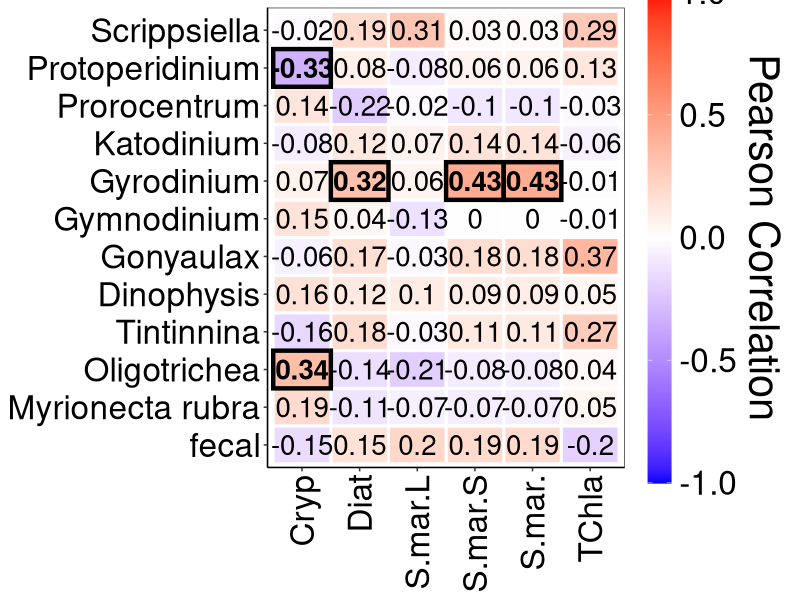
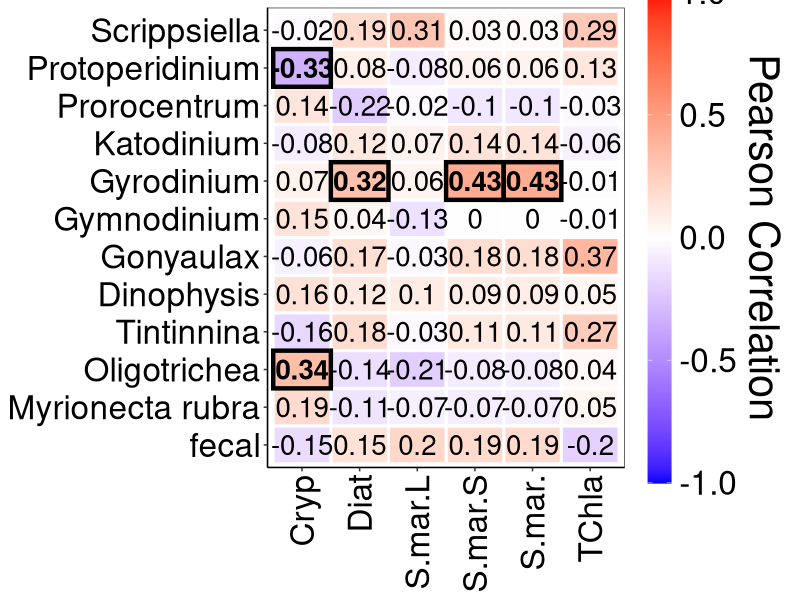

Source code (R) for these figures, in order:
## ---- chunk 1
library(tidyverse)
library(readxl)
library(here)
library(patchwork)
library(RColorBrewer)
library(ggpubr)
library(broom)
## ---- chunk 2
#Upload data from my master data standardization sheet
micro <- read_csv(here("outputs", "micro_master_2021-10-18.csv")) 

#Uploading chl data that has been converted to TChla
chl <- read_csv(here("outputs", "chl_hplc_merged.csv"))

#Uploading size separated S.marinoi counts.
sm_size <- read_csv(here("outputs", "s_mar_size.csv"))

fec <- read_csv(here("outputs", "fecal_master_2022-03-16_het.csv"))
## ---- chunk 3
#Remove QU39
micro <- micro %>% 
  filter(!site_id == "QU39")
## ---- chunk 4

#Careful here - removing original s.marinoi counts and replacing with size separated counts. Ensure that the outputs are comparable.
micro <- micro %>% 
  filter(!scientificName == "Skeletonema marinoi")

micro <- rbind(micro, sm_size)

## ---- chunk 5
#Dinoflagellate species known to feed on diatoms
#Gonyaulax (skeletonema)
#Gymnodinium (skel + chain diatoms)
#Gyrodinium (diatom chains)
#Prorocentrum(skel)
#Protoperidinium (medium to large diatoms and dinoflagellates - 30-80%)
#Scrippsiella trochoideas (Skel)
#Oligotrichea (ciliate)
#Myrionecta rubra (cryptophytes)
#Dinophysis (Cryptophytes)
#Tintinnina (Ciliate)
#Fecal

#Things to correlate against 
#TChla
#S.mar (small)
#S.mar (large)
#S.mar (total)
#diatom abundance 
#Cryptophyte abundance

#First do the summarizing and filtering for each grouping I want correlated against.
s_sum <- micro %>% 
  filter(scientificName == "Skeletonema marinoi small" | 
           scientificName == "Skeletonema marinoi small") %>% 
  group_by(date, site_id) %>% 
  summarise(exp_count = sum(species_sum)) %>% 
  ungroup() %>% 
  mutate(scientificName = "Skeletonema marinoi sum") %>% 
  relocate(scientificName, .before = exp_count)

s_small <- micro %>% 
  filter(scientificName == "Skeletonema marinoi small") %>%
  select(date, site_id, scientificName, exp_count = species_sum)

s_large <- micro %>% 
  filter(scientificName == "Skeletonema marinoi large") %>%
  select(date, site_id, scientificName, exp_count = species_sum)

d_sum <- micro %>% 
  filter(group == "Bacillariophyta") %>% 
  group_by(date, site_id) %>% 
  summarise(exp_count = sum(species_sum)) %>% 
  ungroup() %>% 
  mutate(scientificName = "Diatom sum") %>% 
  relocate(scientificName, .before = exp_count)

c_sum <- micro %>% 
  filter(group == "Cryptophyta") %>% 
  group_by(date, site_id) %>% 
  summarise(exp_count = sum(species_sum)) %>% 
  ungroup() %>% 
  mutate(scientificName = "crypto sum") %>% 
  relocate(scientificName, .before = exp_count)

chl_corr <- chl %>% 
  select(date, site_id, exp_count = chl) %>% 
  mutate(scientificName = "TChla") %>% 
  relocate(scientificName, .before = exp_count)

cor_exp <- rbind(s_sum, s_small, s_large, d_sum, c_sum, chl_corr)

cor_het <- micro %>% 
  filter(genus == "Gonyaulax" |
           genus == "Gymnodinium" |
           genus == "Gyrodinium" |
           genus == "Prorocentrum" |
           genus == "Protoperidinium" |
           genus == "Scrippsiella" |
           genus == "Dinophysis" |
           genus == "Katodinium") %>% 
  group_by(date, site_id, genus) %>% 
  summarise(het_count = sum(species_sum)) %>% 
  select(date, site_id, name = genus, het_count)



cor_het2 <- micro %>%
  filter(group == "Ciliophora") %>% 
  select(date, month_surv, site_id, name = scientificName, het_count = species_sum)

cor_het3 <- rbind(cor_het, cor_het2)
           
fec_merge <- fec %>%
  filter(!site_id == "QU39") %>% 
  mutate(name = "fecal") %>% 
  select(date, month_surv, site_id, name, het_count = fecal)

cor_het4 <- rbind(cor_het3, fec_merge)
## ---- chunk 6
data <- cor_het4 %>% 
  left_join(cor_exp)

data_nest <- data %>% 
  group_by(name, scientificName) %>%
  nest()

head(data_nest)

str(head(slice(data_nest, 1)))

cor_fun <- function(df) cor.test(df$het_count,
                                 df$exp_count,
                                 method = "pearson") %>% tidy()

data_nest <- mutate(data_nest, model = map(data, cor_fun))

corr_pr <- select(data_nest, -data) %>% unnest()

corr_pr

corr_pr <- mutate(corr_pr, sig = ifelse(p.value < 0.05, "Sig.", "Non Sig."))
## ---- chunk 7
#Order locations from fjord to shelf
het_loc <- c("fecal",
               "Myrionecta rubra",
               "Oligotrichea",
               "Tintinnina",
               "Dinophysis",
               "Gonyaulax",
               "Gymnodinium",
               "Gyrodinium",
               "Katodinium",
               "Prorocentrum",
               "Protoperidinium",
               "Scrippsiella")

#Chemtax - Specify order of phyto groups for figures
corr_pr <- arrange(mutate(corr_pr,
                         name = factor(name, levels = het_loc)))

## ---- chunk 8
ggplot()+
  geom_tile(data = corr_pr,
            aes(scientificName, name, fill = estimate),
            size = 1,
            colour = "white")+
  geom_tile(data = filter(corr_pr, sig == "Sig."),
            aes(scientificName, name),
            size = 1.5,
            colour = "black",
            fill = "transparent") +
  geom_text(data = corr_pr,
            aes(scientificName, name, label = round(estimate, 2), 
                fontface = ifelse(sig == "Sig.", "bold", "plain")),
            size = 7) +
  scale_x_discrete(labels = c("crypto sum" = "Cryp", 
                              "Diatom sum" = "Diat",
                              "Skeletonema marinoi large" = "S.mar.L",
                              "Skeletonema marinoi small" = "S.mar.S",
                              "Skeletonema marinoi sum" = "S.mar.")) +
  scale_fill_gradient2(low = "blue", high = "red", mid = "white", 
                       midpoint = 0, limit = c(-1 , 1), space = "Lab", 
                       name = "Pearson Correlation") +
  theme_bw() +
  theme(text = element_text(size = 30),
        axis.title.x = element_blank(),
        strip.background = element_blank(),
        strip.text.y = element_blank(),
        axis.text.x = element_text(angle = 90, vjust = 0.5, hjust = 1),
        axis.title.y = element_blank(),
        axis.text = element_text(colour = "black"),
        panel.grid.major = element_blank(),
        panel.grid.minor = element_blank(),
        panel.background = element_blank(),
        # legend.position = c(0.03, 0.30),
        legend.direction = "vertical",
        axis.line = element_line(colour = "black"),
        legend.background = element_blank(),
        legend.key.height = unit(2.5, "cm"),
        legend.title = element_text(size = 30, angle = -90),
        legend.title.align = 0.5) +
        guides(fill = guide_colourbar(title.position = "right")) 

ggsave(here("figures_good", "correlations_heterotrophs_pearson_katodinium.png"),
       width = 12, height = 12, dpi = 300)

# https://dominicroye.github.io/en/2019/tidy-correlation-tests-in-r/
